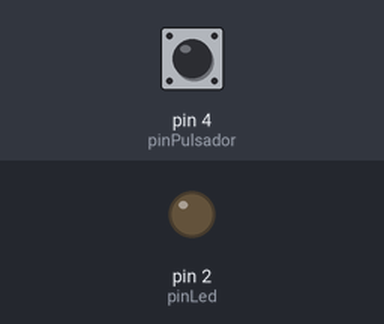
The sketch below on a simulated Arduino Uno, built with avr-gcc and run on an emulated ATmega328P. Shown: output pins drawn as LEDs (lit = HIGH). Inputs (shaded band) come from the test bench; at power-on: pin 4 (pinPulsador) LOW.

Above: at 1.2 s.
1.3 s: pin 4 (pinPulsador) pulled HIGH for 0.15 s
At 1.37 s:
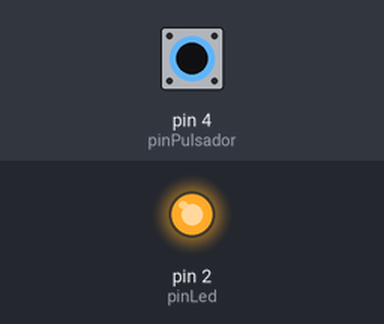
2.9 s: pin 4 (pinPulsador) pulled HIGH for 3.2 s
At 7.4 s:
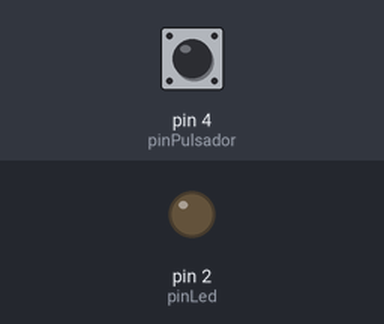
Timing chart, 0 to 8.9 s (numbered marks = the images above; inputs shaded):
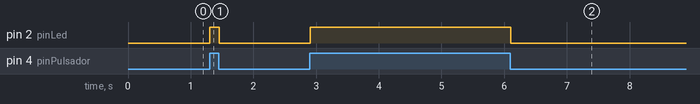

Measured:
- after the input at 1.3 s, pin 2 (pinLed): LOW → HIGH at once, → LOW 0.15 s later
- after the input at 2.9 s, pin 2 (pinLed): LOW → HIGH at once, → LOW 3.2 s later

The sketch:

ledConPulsador.ino
```cpp
//Declaramos el pin al que estrá conectado el pulsador
int pinPulsador = 4;
//Declaramos el pin al que estará conectado el led
int pinLed = 2;

void setup() {

  //Determinamos que el pin del pulsador será para recibir
  pinMode(pinPulsador, INPUT);
  //Declaramos que el pin del led será para seguir
  pinMode(pinLed, OUTPUT);

}

void loop(){

  //Si la señal del pulsador es activa, encendemos el led
  if(digitalRead(pinPulsador) == HIGH){
    digitalWrite(pinLed, HIGH);
  }

  //De lo contrario apagamos el led
  else{
    digitalWrite(pinLed, LOW);
  }
  delay(10);
}
```
